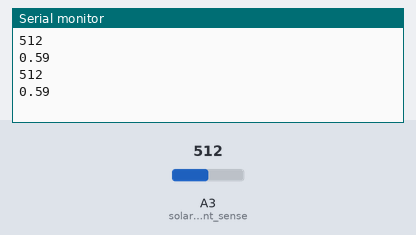
Bench run of a sketch on a simulated Arduino Uno, built with avr-gcc and run on an emulated ATmega328P. Parts: the last lines printed to the serial monitor. The inputs (shaded band) are chosen by the test bench; at power-on: A3 (solar_current_sense) = 512.

Above: at 1.2 s.
1.3 s: A3 (solar_current_sense) set to 716
At 2.6 s:
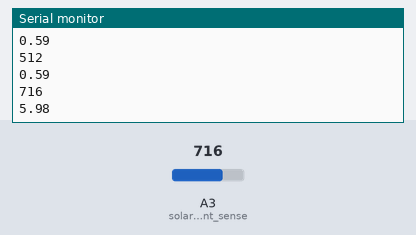
2.8 s: A3 (solar_current_sense) set to 900
At 3.4 s:
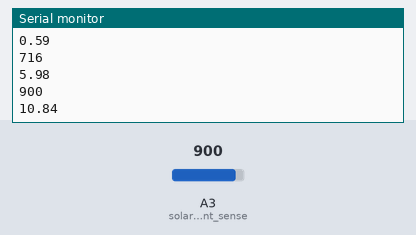
Timing chart, 0 to 5.8 s (numbered marks = the images above; inputs shaded):
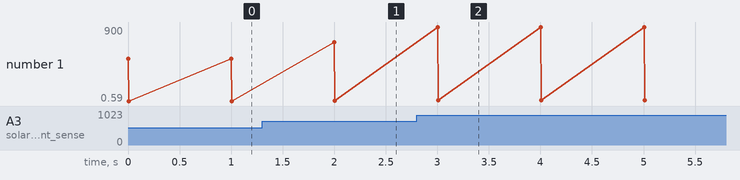

Measured:
- after the input at 1.3 s, the serial monitor: prints a new line after 0.70 s (image 1)
- after the input at 2.8 s, the serial monitor: prints a new line after 0.20 s (image 2)
- plotted number 1: 0.59 → 5.98 after the input at 1.3 s, 5.98 → 10.84 after the input at 2.8 s

The sketch:

cek_arus.ino
```cpp
// Include Libraries
#include "Arduino.h"
#include "ACS712.h"


// Pin Definitions
#define offsetVoltage  2.39280758 // for ACS712 sensor
#define Sensitivity 0.185
#define solar_current_sense A3

float solar_current;


// define vars for testing menu


// Setup the essentials for your circuit to work. It runs first every time your circuit is powered with electricity.
void setup()
{
    // Setup Serial which is useful for debugging
    // Use the Serial Monitor to view printed messages
    Serial.begin(9600);
    while (!Serial) ; // wait for serial port to connect. Needed for native USB

    //Manually calibarte the ACS712 current sensor.
    //Connet the ACS to your board, but do not connect the current sensing side.
    //Follow serial monitor instructions. This needs be done one time only.

}

// Main logic of your circuit. It defines the interaction between the components you selected. After setup, it runs over and over again, in an eternal loop.
void loop()
{
    solar_current = (((analogRead(solar_current_sense)*0.00488758) - offsetVoltage) / Sensitivity );
    Serial.println(analogRead(solar_current_sense));
    Serial.println(solar_current);
    delay(1000);

}
```
